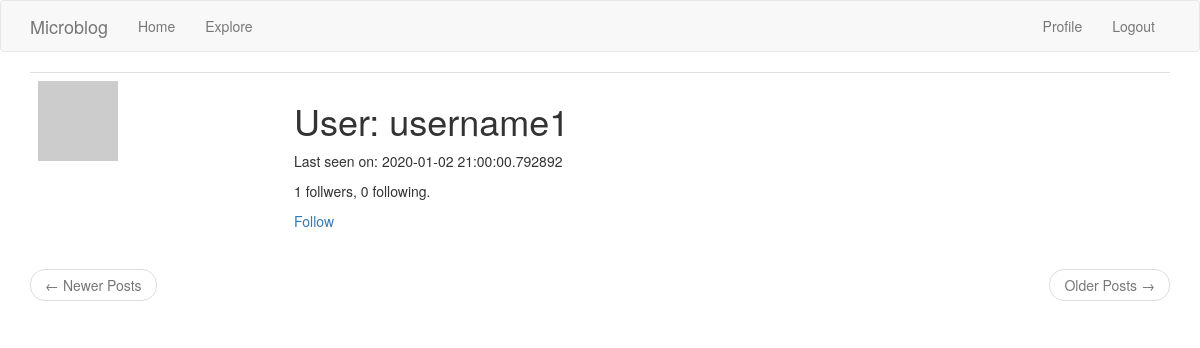
The page /user/username1 (signed in) on the database as committed earlier.
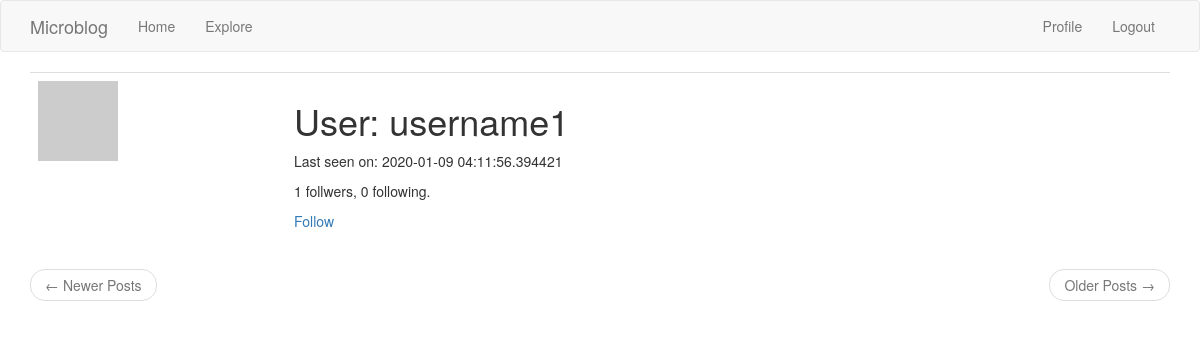
The same page on the database as committed later.
### app/models.py (models this page shows, shortened)
class User(UserMixin, db.Model):
    id = db.Column(db.Integer, primary_key=True)
    username = db.Column(db.String(64), index=True, unique=True)
    email = db.Column(db.String(120), index=True, unique=True)
    password_hash = db.Column(db.String(128))
    about_me = db.Column(db.String(140))
    last_seen = db.Column(db.DateTime, default=datetime.utcnow)
    posts = db.relationship('Post', backref='author', lazy='dynamic')
    followed = db.relationship('User',
        secondary=followers,    # configures the association table that is used
        primaryjoin=(followers.c.follower_id == id),    # indicates the condition that links this to association table
        secondaryjoin=(followers.c.followed_id == id),  # indicates the condition that links other to association table
        backref=db.backref('followers', lazy='dynamic'),    # defines how the relationship will be accessed from this
        lazy='dynamic')
    def avatar(self, size):
        digest = md5(self.email.lower().encode('utf-8')).hexdigest()
        return 'https://www.gravatar.com/avatar/{}?d=identicon&s={}'.format(digest, size)
    def is_following(self, user):
        return self.followed.filter(followers.c.followed_id == user.id).count() > 0

### app/routes.py (the view)
@application.route('/user/<username>')
@login_required
def user(username):
    user = User.query.filter_by(username=username).first_or_404()
    page = request.args.get('page', 1, type=int)
    posts = user.posts.order_by(Post.timestamp.desc()).paginate(
        page, application.config['POSTS_PER_PAGE'], False)
    next_url = url_for('user', username=user.username, page=posts.next_num) if posts.has_next else None
    prev_url = url_for('user', username=user.username, page=posts.prev_num) if posts.has_prev else None
    return render_template('user.html', user=user, posts=posts.items, next_url=next_url, prev_url=prev_url)

### app/models.py (called while the page is built)
@login.user_loader
def load_user(id):
    return User.query.get(int(id))

### app/routes.py (called while the page is built)
@application.before_request     # to be executed right before the view function
def before_request():
    if current_user.is_authenticated:
        current_user.last_seen = datetime.utcnow()  # current_user identified from loader in models.py
        db.session.commit()

### app/templates/user.html (shortened to what this page needs)
{% extends "base.html" %}
{% block app_content %}
    <table class="table table-hover">
        <tr>
            <td width="256px"><img src="{{ user.avatar(256) }}" alt="Profile Avatar"></td>
            <td>
                <h1>User: {{ user.username }}</h1>
                {% if user.last_seen %}<p>Last seen on: {{ user.last_seen }}</p>{% endif %}
                <p>{{ user.followers.count() }} follwers, {{ user.followed.count() }} following.</p>
                {% if user == current_user %}
                <p><a href="{{ url_for('edit_profile') }}">Edit your profile</a></p>
                {% elif not current_user.is_following(user) %}
                <p><a href="{{ url_for('follow', username=user.username) }}">Follow</a></p>
                {% else %}
                <p><a href="{{ url_for('unfollow', username=user.username) }}">Unfollow</a></p>
                {% endif %}
            </td>
        </tr>
    </table>
    <nav aria-label="...">
        <ul class="pager">
            <li class="previous{% if not prev_url %} disabled{% endif %}">
                <a href="{{ prev_url or '#' }}">
                    <span aria-hidden="true">&larr;</span> Newer Posts
                </a>
            </li>
            <li class="next{% if not next_url %} disabled{% endif %}">
                <a href="{{ next_url or '#'}}">
                    Older Posts <span aria-hidden="true">&rarr;</span>
                </a>
            </li>
        </ul>
    </nav>
{% endblock%}

### app/templates/base.html (shortened to what this page needs)
{% extends 'bootstrap/base.html' %}
{% block navbar %}
    <nav class="navbar navbar-default">
        <div class="container">
            <div class="navbar-header">
                <a class="navbar-brand" href="{{ url_for('index') }}">Microblog</a>
            </div>
            <div class="collapse navbar-collapse" id="bs-example-navbar-collapse-1">
                <ul class="nav navbar-nav">
                    <li><a href="{{ url_for('index') }}">Home</a></li>
                    <li><a href="{{ url_for('explore') }}">Explore</a></li>
                </ul>
                <ul class="nav navbar-nav navbar-right">
                    {% if current_user.is_anonymous %}
                    <li><a href="{{ url_for('login') }}">Login</a></li>
                    {% else %}
                    <li><a href="{{ url_for('user', username=current_user.username) }}">Profile</a></li>
                    <li><a href="{{ url_for('logout') }}">Logout</a></li>
                    {% endif %}
                </ul>
            </div>
        </div>
    </nav>
{% endblock %}
{% block content %}
    <div class="container">
        {% block app_content%}
        {% endblock %}
    </div>
{% endblock %}

Rows that differ between the two databases and show on the page:
changed User "username1": last_seen "2020-01-02 21:00:00.792892" → "2020-01-09 04:11:56.394421"
